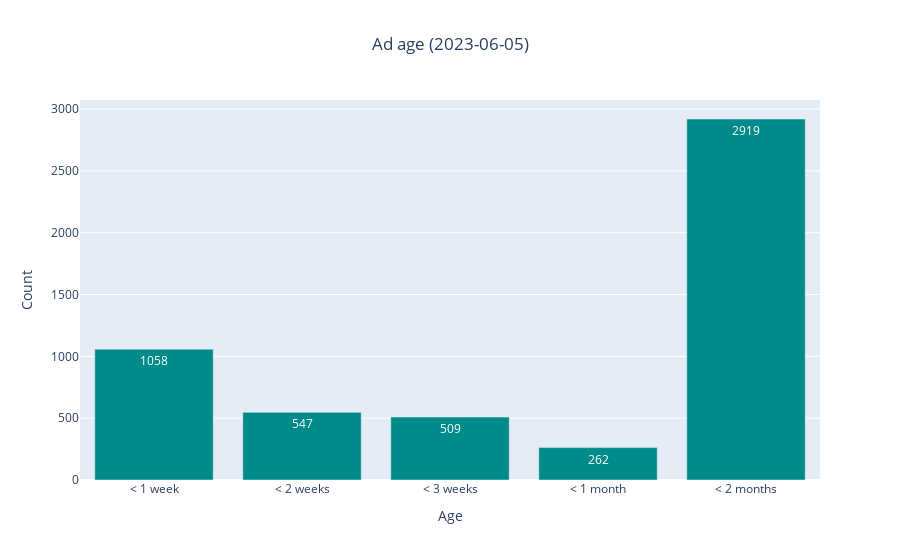

The notebook cell saved with this chart:
### Code cell
df_ad_age = df_full[df_full['extraction_date'] == "2023-06-05"].groupby('days_passed').size().reset_index(name='Count')
df_ad_age['age'] = pd.cut(df_ad_age['days_passed'], bins=[0, 7, 14, 21, 28, 60], labels=['< 1 week', '< 2 weeks', '< 3 weeks', '< 1 month', '< 2 months'])
df_age_graph = df_ad_age.groupby('age')['Count'].sum().reset_index(name='Count')
fig_ad_age = px.bar(df_age_graph, x='age', y='Count', 
             orientation='v', title='Ad age (2023-06-05)')
fig_ad_age.update_traces(marker_color='darkcyan')
fig_ad_age.update_traces(text=df_age_graph['Count'], textposition='auto')
fig_ad_age.update_layout(
    xaxis_title='Age',
    yaxis_title='Count',
    title_x=0.5
)

fig_ad_age.show()

### Figure 1 — Plotly figure (JSON) as saved in the notebook; plotly's stock layout.template omitted (floating-point values rounded to 4 significant figures)
{"data": [{"alignmentgroup": "True", "hovertemplate": "age=%{x}<br>Count=%{y}<extra></extra>", "legendgroup": "", "marker": {"color": "darkcyan", "pattern": {"shape": ""}}, "name": "", "offsetgroup": "", "orientation": "v", "showlegend": false, "text": [1058, 547, 509, 262, 2919], "textposition": "auto", "type": "bar", "x": ["< 1 week", "< 2 weeks", "< 3 weeks", "< 1 month", "< 2 months"], "xaxis": "x", "y": [1058, 547, 509, 262, 2919], "yaxis": "y"}], "layout": {"barmode": "relative", "legend": {"tracegroupgap": 0}, "title": {"text": "Ad age (2023-06-05)", "x": 0.5}, "xaxis": {"anchor": "y", "domain": [0, 1], "title": {"text": "Age"}}, "yaxis": {"anchor": "x", "domain": [0, 1], "title": {"text": "Count"}}}}
